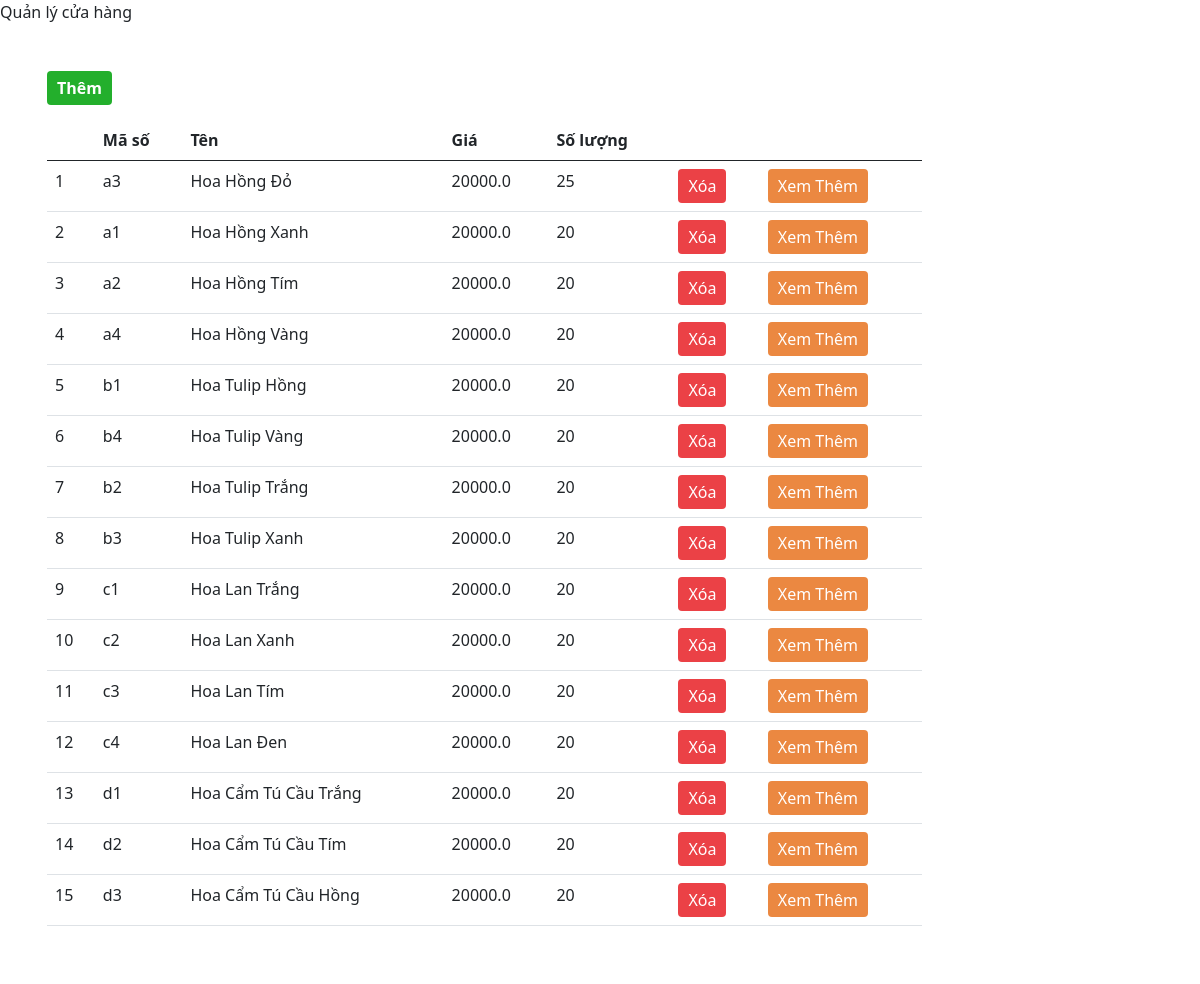
The app's page /myhome/home (signed in) with its own data.
### myhome/models.py (models this page shows)
class flowers (models.Model):
    ms = models.CharField(max_length=100)
    name= models.TextField()
    price = models.FloatField()
    image = models.ImageField(null=True)
    description = models.TextField()
    number = models.IntegerField()

### myhome/views.py (the view)
# urls.py: path('/home',views.list_flowers),
def list_flowers (request):
    Data1 ={'flowers':flowers.objects.all()}
    return render (request,'pages/flowers.html',Data1)

### myhome/templates/pages/flowers.html (shortened to what this page needs)
{% extends "pages/home.html" %}
{% block title %}Quản lý cửa hàng{% endblock %}
{% block content %}
{% if user.is_authenticated %}
<div class="MuiBoxItemBody">
    <div class="MuiBoxItem_Left MuiBoxStudent">
        <div class="MuiBox_Button">
            <div class="row">
                <div class="col-8">
                    <a href="/myhome/flowers/create" class="btnCreate btn">
                        Thêm
                    </a>
                </div>
            </div>
        </div>
        <div class="MuiBox">
            <div class="col-12">
                <table class="table" id="table2excel">
                    <thead>
                        <tr class="table-title">
                            <th></th>
                            <th>Mã số</th>
                            <th>Tên</th>
                            <th>Giá</th>
                            <th>Số lượng</th>
                            <th></th>
                            <th></th>
                        </tr>
                    </thead>
                    <tbody id="tbodyGiangVien">
                        {% for flower in flowers %}
                        <tr>
                            <td class="demo-item">{{forloop.counter}}</td>
                            <td class="demo-item">{{flower.ms}}</td>
                            <td class="demo-item">{{flower.name}}</td>
                            <td class="demo-item">{{flower.price}}</td>
                            <td class="demo-item">{{flower.number}}</td>
                            <td>
                                <a href="{% url 'delete_item' flower.id %}" class=" btn btnDelete">Xóa</a>
                            </td>
                            <td><a href="flowers/{{flower.id}}" class=" btn btnRevision">Xem Thêm</a></td>
                        </tr>
                        {% endfor %}
                    </tbody>
                </table>
            </div>
        </div>
    </div>
</div>
{% else %}
<div class="MuiBoxItemBody">
    <p style="background-color: rgb(255, 21, 0); width: 100%; padding: 5px 10px; color: #fff; font-weight: 600;">
        Hãy đăng nhập tài khoản của bạn để có thể dễ dàng quản lý
    </p>
</div>
{% endif %}
{% endblock %}

### myhome/templates/pages/home.html (style rules this page uses)
* { margin: 0; padding: 0; }
.MuiBoxItemBody { margin: 32px 32px 96px; display: flex; width: 90%; padding: 15px 15px; border-radius: 6px; background: #fff; }
.MuiBoxItem_Left { width: 83.3333%; }
.MuiBox { display: flex; justify-content: right; }
.table { margin: 15px 0; }
.btn { padding: 5px 10px; border: 0; }
.btnCreate { background: #23af2c; color: #fff; font-weight: 600; }
.btnDelete { background: #eb4146; color: #fff; }
.btnRevision { background: #eb8841; color: #fff; }

### records on screen
flowers: ms "a3", name "Hoa Hồng Đỏ", price "20000.0", number "25"
flowers: ms "a1", name "Hoa Hồng Xanh", price "20000.0", number "20"
flowers: ms "a2", name "Hoa Hồng Tím", price "20000.0", number "20"
flowers: ms "a4", name "Hoa Hồng Vàng", price "20000.0", number "20"
flowers: ms "b1", name "Hoa Tulip Hồng", price "20000.0", number "20"
flowers: ms "b4", name "Hoa Tulip Vàng", price "20000.0", number "20"
flowers: ms "b2", name "Hoa Tulip Trắng", price "20000.0", number "20"
flowers: ms "b3", name "Hoa Tulip Xanh", price "20000.0", number "20"
flowers: ms "c1", name "Hoa Lan Trắng", price "20000.0", number "20"
flowers: ms "c2", name "Hoa Lan Xanh", price "20000.0", number "20"
flowers: ms "c3", name "Hoa Lan Tím", price "20000.0", number "20"
flowers: ms "c4", name "Hoa Lan Đen", price "20000.0", number "20"
flowers: ms "d1", name "Hoa Cẩm Tú Cầu Trắng", price "20000.0", number "20"
flowers: ms "d2", name "Hoa Cẩm Tú Cầu Tím", price "20000.0", number "20"
flowers: ms "d3", name "Hoa Cẩm Tú Cầu Hồng", price "20000.0", number "20"
